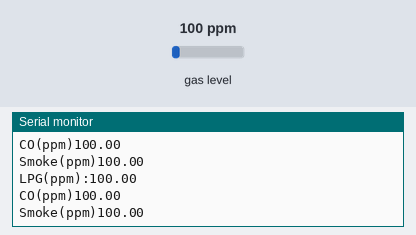
This sketch was run on a simulated Arduino Uno, built with avr-gcc and run on an emulated ATmega328P. Shown: the last lines printed to the serial monitor. The test bench sets the inputs (shaded band); at power-on: gas level 100 ppm.

Above: at 1.7 s.
1.8 s: gas level set to 20 ppm
At 3.1 s:
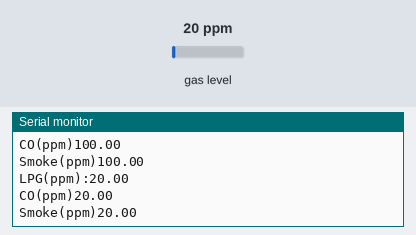
3.3 s: gas level set to 250 ppm
At 4.3 s:
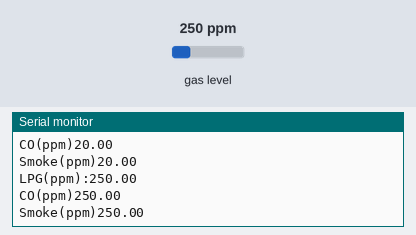
Timing chart, 0 to 6.3 s (numbered marks = the images above; inputs shaded):
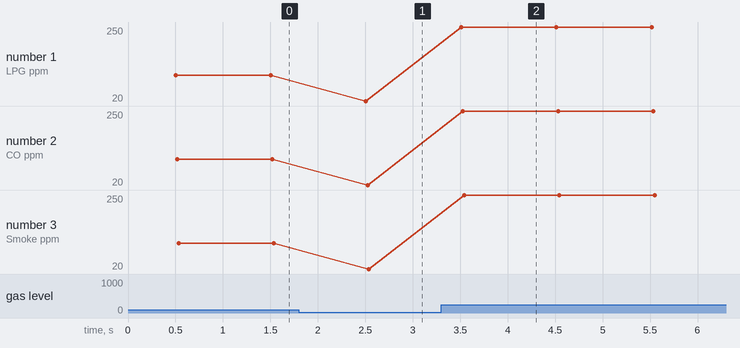

Measured:
- after the input at 1.8 s, the serial monitor: prints a new line after 0.71 s (image 1)
- after the input at 3.3 s, the serial monitor: prints a new line after 0.21 s (image 2)
- plotted number 1: 100 → 20 after the input at 1.8 s, 20 → 250 after the input at 3.3 s
- plotted number 2: 100 → 20 after the input at 1.8 s, 20 → 250 after the input at 3.3 s
- plotted number 3: 100 → 20 after the input at 1.8 s, 20 → 250 after the input at 3.3 s

The sketch:

calibrated_mq2.ino
```cpp
#include <MQ2.h>

//change this with the pin that you use
int pin = A1;
float lpg, co, smoke;

MQ2 mq2(pin);

void setup(){
  Serial.begin(9600);

  // calibrate the device
  mq2.begin();
}

void loop(){

  /*
   * read the values from the sensor, it returns
   * an array which contains 3 values.
   * 0 : LPG in ppm
   * 1 : CO in ppm
   * 2 : SMOKE in ppm
   */
  float* values= mq2.read(true); //set it false if you don't want to print the values to the Serial

  // lpg = values[0];

  lpg = mq2.readLPG();
  co=mq2.readCO();
  smoke=mq2.readSmoke();
  Serial.print("LPG(ppm):");
  Serial.println(lpg);
  Serial.print("CO(ppm)");
  Serial.println(co);
  Serial.print("Smoke(ppm)");
  Serial.println(smoke);
  delay(1000);
}
```
